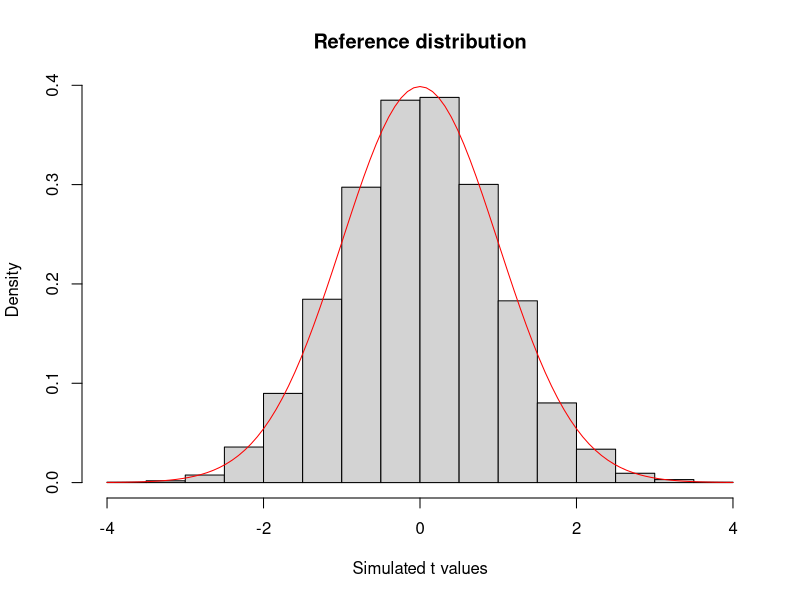

Here is the R script that generated this plot:
## ---- chunk 1
knitr::opts_chunk$set(echo = TRUE)
## ---- chunk 2
beer=c(27,20,21,26,27,31,24,19,23,24,28,19,24,29,20,17,31,20,25,28,21,27,21,18,20)            
water=c(21,22,15,12,21,16,19,15,24,19,23,13,22,20,24,18,20,22)
## ---- chunk 3
mean(beer) - mean(water)
## ---- chunk 4
#| echo: true
#| code-fold: true
#| code-summary: "Show code"
#| out-width: "50%"
#| fig-height: 3
#| fig-width: 5
#-------------------------------------------#
# One sample t test SES example
#-------------------------------------------#
nsim <- 10000
result <- rep(NA,nsim)
for(i in 1:nsim){
  mysample <- rnorm(500, mean=18, sd=6.9)
  result[i] <- (mean(mysample) - 18)/(sd(mysample)/sqrt(500))
}

hist(result,probability = T, main='Reference distribution',
     xlab='Simulated t values') # simulated distribution
curve(dt(x,df=499),add=T,col='red') #true distribution


# empirical p-value
# (sum(result>=1.402) + 1)/(nsim + 1)
